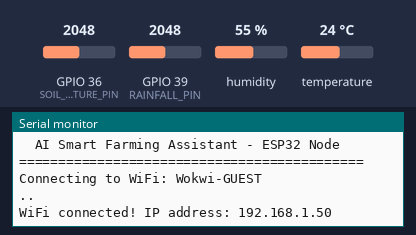
The sketch below on a simulated ESP32. Shown: the last lines printed to the serial monitor. Inputs (shaded band) come from the test bench; at power-on: humidity 55 %, GPIO 36 (SOIL_MOISTURE_PIN) = 2048, GPIO 39 (RAINFALL_PIN) = 2048, temperature 24 °C. WiFi joins after 1.5 s; servers stay silent unless stated; uploads are accepted with an empty reply.

Above: at 3.8 s.
3.9 s: humidity set to 22 %
At 14.4 s:
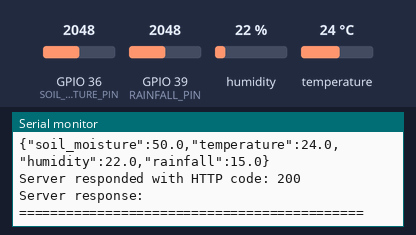
18.9 s: GPIO 36 (SOIL_MOISTURE_PIN) set to 2866
At 22.93 s:
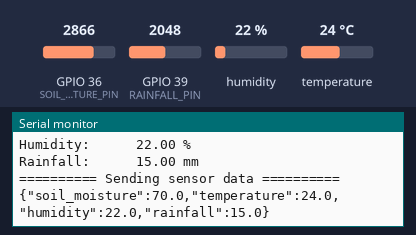
33.9 s: GPIO 39 (RAINFALL_PIN) set to 2866
At 42.94 s:
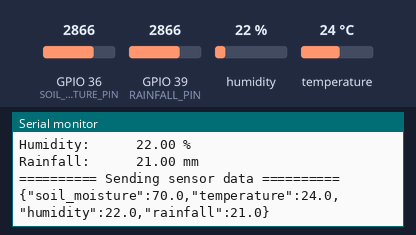
48.9 s: temperature set to 12 °C
At 52.94 s:
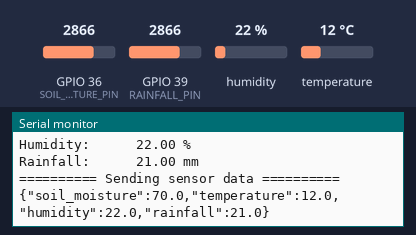
63.9 s: GPIO 36 (SOIL_MOISTURE_PIN) set to 3972
At 72.94 s:
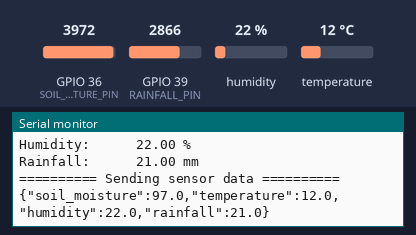
Timing chart, 0 to 74.4 s (numbered marks = the images above; inputs shaded):
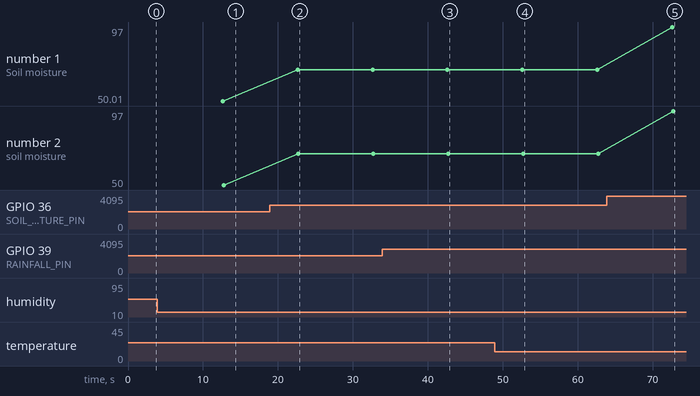

The sketch:

smart_farming_esp32.ino
```cpp
/*
 * ============================================================
 *  AI Smart Farming Assistant - Wokwi ESP32 Virtual Sensor
 * ============================================================
 *
 *  This sketch runs inside the Wokwi ESP32 simulator (https://wokwi.com).
 *  It simulates a field sensor node and pushes readings to the
 *  Flask backend over the internet using HTTP POST.
 *
 *  Simulated sensors:
 *    1. Soil moisture  - read from a potentiometer (knob) on GPIO 36
 *    2. Temperature    - read from a DHT22 sensor on GPIO 15
 *    3. Humidity       - read from the same DHT22 sensor on GPIO 15
 *    4. Rainfall       - read from a potentiometer (knob) on GPIO 39
 *                        (0 mm min ... 30 mm max, simulated)
 *
 *  Data flow:
 *    ESP32 reads sensors
 *        -> builds a JSON string
 *        -> HTTP POST to the Flask API (/api/sensor-data)
 *        -> server validates, stores in SQLite, runs decision logic
 *        -> returns analysis as JSON (printed in the Serial Monitor)
 *
 *  Open the Serial Monitor (9600 baud) to see live output.
 * ============================================================
 */

#include <WiFi.h>            // Wokwi provides a simulated WiFi network
#include <HTTPClient.h>      // Used to send HTTP POST requests
#include <WiFiClientSecure.h>// Used for HTTPS (Render's URL is HTTPS)
#include <DHT.h>             // DHT22 temperature / humidity sensor driver

// ============================================================
// >>> CONFIGURABLE SERVER URL <<<
// ------------------------------------------------------------
// Replace YOUR-RENDER-APP below with the real Render URL AFTER
// deployment. Example:
//   SERVER_URL = "https://my-farm-app.onrender.com/api/sensor-data"
//
// NOTE: An HTTPS URL is used because Render serves HTTPS only.
// ============================================================
#define SERVER_URL "https://smart-farming-b7zd.onrender.com/api/sensor-data"
// Wokwi simulator uses this WiFi network. On real hardware this
// would be the farmer's router / mobile hotspot.
const char* WIFI_SSID = "Wokwi-GUEST";
const char* WIFI_PASS = "";

// Sensor pins (see diagram.json for the wiring)
const int SOIL_MOISTURE_PIN = 36;  // GPIO 36 (A0)  -> soil moisture potentiometer
const int RAINFALL_PIN      = 39;  // GPIO 39 (A1)  -> rainfall potentiometer
const int DHT_PIN           = 15;  // GPIO 15       -> DHT22 data pin
#define DHT_TYPE DHT22             // our sensor is a DHT22

// How often to send a reading to the server (milliseconds)
const unsigned long SEND_INTERVAL_MS = 10000;  // every 10 seconds

DHT dht(DHT_PIN, DHT_TYPE);

// Keep track of the last time we sent data
unsigned long lastSendTime = 0;

/* ------------------------------------------------------------
 * Read the soil moisture from the potentiometer.
 * The potentiometer gives 0..4095. We convert that to 0..100 (%).
 * ---------------------------------------------------------- */
float readSoilMoisture() {
  int raw = analogRead(SOIL_MOISTURE_PIN);   // 0..4095
  float moisture = raw / 4095.0 * 100.0;     // 0..100 %
  return moisture;
}

/* ------------------------------------------------------------
 * Read the simulated rainfall from the second potentiometer.
 * 0..4095 is converted to 0..30 mm.
 * ---------------------------------------------------------- */
float readRainfall() {
  int raw = analogRead(RAINFALL_PIN);        // 0..4095
  float rain = raw / 4095.0 * 30.0;          // 0..30 mm
  return rain;
}

/* ------------------------------------------------------------
 * Connect to WiFi and keep retrying until success.
 * ---------------------------------------------------------- */
void connectToWiFi() {
  Serial.println();
  Serial.print("Connecting to WiFi: ");
  Serial.println(WIFI_SSID);

  WiFi.begin(WIFI_SSID, WIFI_PASS);

  int attempts = 0;
  while (WiFi.status() != WL_CONNECTED) {
    delay(1000);
    Serial.print(".");
    attempts++;
    // Keep trying forever but print every 10 tries so the user
    // can see what is happening in the Serial Monitor.
    if (attempts % 10 == 0) {
      Serial.println();
      Serial.println("Still trying to connect...");
    }
  }

  Serial.println();
  Serial.print("WiFi connected! IP address: ");
  Serial.println(WiFi.localIP());
}

/* ------------------------------------------------------------
 * Send one JSON reading to the Flask API and print the response.
 * This function never crashes the program: if anything fails it
 * prints the error and returns.
 * ---------------------------------------------------------- */
void sendSensorData(float moisture, float temperature, float humidity, float rainfall) {

  // Build the JSON body as a simple string (beginner friendly)
  String jsonBody = "{";
  jsonBody += "\"soil_moisture\":" + String(moisture, 1) + ",";
  jsonBody += "\"temperature\":" + String(temperature, 1) + ",";
  jsonBody += "\"humidity\":" + String(humidity, 1) + ",";
  jsonBody += "\"rainfall\":" + String(rainfall, 1);
  jsonBody += "}";

  Serial.println();
  Serial.println("========== Sending sensor data ==========");
  Serial.println(jsonBody);

  // Tell the server we are sending JSON
  HTTPClient http;
  http.addHeader("Content-Type", "application/json");

  // The server URL is HTTPS, so a secure client is used.
  WiFiClientSecure client;
  client.setInsecure();   // no certificate check (fine for a demo)

  // Begin the request
  if (!http.begin(client, SERVER_URL)) {
    Serial.println("ERROR: Could not reach the server URL. Check SERVER_URL in the code.");
    http.end();
    return;
  }

  // Perform the POST request
  int httpCode = http.POST(jsonBody);

  if (httpCode > 0) {
    Serial.print("Server responded with HTTP code: ");
    Serial.println(httpCode);

    // Print the analysis returned by the server
    String response = http.getString();
    Serial.println("Server response:");
    Serial.println(response);
  } else {
    // Connection failed - print the error and try again next round
    Serial.print("ERROR: HTTP request failed, error: ");
    Serial.println(http.errorToString(httpCode));
    Serial.println("The server may be offline or the URL may be wrong. Will retry...");
  }

  http.end();  // free the resources
}

/* ------------------------------------------------------------
 * Arduino setup - runs once at startup.
 * ---------------------------------------------------------- */
void setup() {
  Serial.begin(9600);
  delay(500);

  Serial.println();
  Serial.println("============================================");
  Serial.println("  AI Smart Farming Assistant - ESP32 Node");
  Serial.println("============================================");

  dht.begin();          // start the DHT22 sensor
  connectToWiFi();      // wait for a WiFi connection
  lastSendTime = millis();
}

/* ------------------------------------------------------------
 * Arduino loop - runs forever.
 * ---------------------------------------------------------- */
void loop() {
  // Make sure WiFi is still connected on real hardware
  if (WiFi.status() != WL_CONNECTED) {
    Serial.println("WiFi disconnected. Reconnecting...");
    connectToWiFi();
  }

  // Only send when enough time has passed
  unsigned long nowMillis = millis();
  if (nowMillis - lastSendTime >= SEND_INTERVAL_MS) {
    lastSendTime = nowMillis;

    // ----- Read the sensors -----
    float moisture   = readSoilMoisture();          // 0..100 %
    float rainfall   = readRainfall();              // 0..30 mm
    float temperature = dht.readTemperature(false); // degrees Celsius
    float humidity   = dht.readHumidity();          // 0..100 %

    // DHT22 returns "NaN" (Not a Number) if the reading failed
    if (isnan(temperature) || isnan(humidity)) {
      Serial.println("ERROR: Could not read the DHT22 sensor.");
      // Use fallback values so the demo continues to work
      temperature = 30.0;
      humidity = 55.0;
    }

    // ----- Print the current readings -----
    Serial.println();
    Serial.println("---- Current sensor readings ----");
    Serial.print("Soil moisture: ");
    Serial.print(moisture);
    Serial.println(" %");
    Serial.print("Temperature:   ");
    Serial.print(temperature);
    Serial.println(" C");
    Serial.print("Humidity:      ");
    Serial.print(humidity);
    Serial.println(" %");
    Serial.print("Rainfall:      ");
    Serial.print(rainfall);
    Serial.println(" mm");

    // ----- Send the readings to the server -----
    sendSensorData(moisture, temperature, humidity, rainfall);

    Serial.println("============================================");
  }
}
```

Measured:
- after the input at 3.9 s, the serial monitor: prints a new line after 8.7 s (image 1)
- after the input at 18.9 s, the serial monitor: prints a new line after 3.7 s (image 2)
- after the input at 33.9 s, the serial monitor: prints a new line after 8.8 s (image 3)
- after the input at 48.9 s, the serial monitor: prints a new line after 3.7 s (image 4)
- after the input at 63.9 s, the serial monitor: prints a new line after 8.7 s (image 5)
- plotted number 1: 50.01 → 69.99 after the input at 18.9 s, 69.99 → 97 after the input at 63.9 s
- plotted number 2: 50 → 70 after the input at 18.9 s, 70 → 97 after the input at 63.9 s
